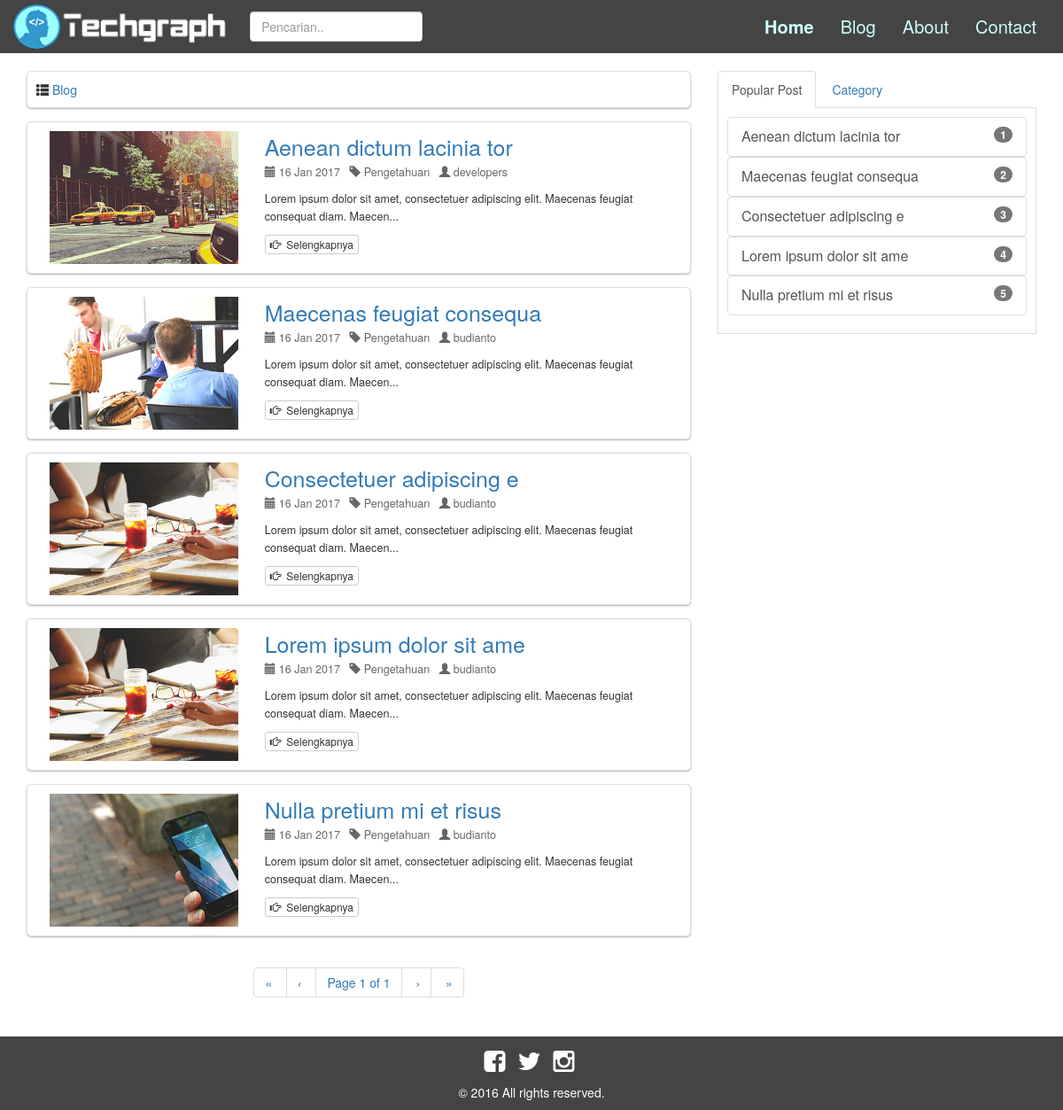
Screenshot of /blog.php with the database file from the repository.
### tables this page shows
CREATE TABLE `tb_artikel` (
  `id_artikel` int(10) NOT NULL,
  `judul` varchar(25) NOT NULL,
  `kategori` varchar(25) NOT NULL,
  `isi` text NOT NULL,
  `gambar` varchar(100) NOT NULL,
  `author` varchar(35) NOT NULL,
  `tgl` varchar(25) NOT NULL
);

### blog.php (the view, shortened to what this page needs)
<!DOCTYPE html>
<html>
<head>
	<link href="css/style.css" rel="stylesheet" type="text/css"/>
	<link href="css/bootstrap1.css" rel="stylesheet" type="text/css">
	<link href="font-awesome/css/font-awesome.min.css" rel="stylesheet" type="text/css">
</head>
<body>
<header>
	<?php include ('menu.php');?>
</header>
<div class="clear-content"></div>
<content>
<div class="container"><br>
		<div class="col-sm-8">
			<div id="line-box"><span class="glyphicon glyphicon-th-list"></span> <a href="blog">Blog</a></div>
	<?php
    	include 'pagination1.php';
    	$sql =  "SELECT * FROM tb_artikel ORDER BY id_artikel DESC";
    	$result = mysql_query($sql);
    	$rpp = 5;
    	$reload = "blog?";
    	$page = isset($_GET["page"]) ? (intval($_GET["page"])) : 1;
    	$tcount = mysql_num_rows($result);
    	$tpages = ($tcount) ? ceil($tcount/$rpp) : 1;
    	$count = 0;
    	$i = ($page-1)*$rpp;
	?>
	<?php
		while(($count<$rpp) && ($i<$tcount)) {
		$show = mysql_fetch_array($result);
	?>
    <div id="line-box">
		<div class="col-md-4">
			<div class="img_content"><center><img src="img/post/<?php echo $show['gambar'];?>" height="150"/></center></div>
		</div>
			<div class="col-md-8">
				<div id="title_content"><a href="view?title=<?php echo $show['judul'];?>"><div class="title-post"><?php echo $show['judul'];?></div></a></div>
					<font color="#666"><p><span class="glyphicon glyphicon-calendar"></span> <?php echo $show['tgl'];?> &nbsp; <span class="glyphicon glyphicon-tag"></span> <?php echo $show['kategori'];?> &nbsp; <span class="glyphicon glyphicon-user"></span>  <?php echo $show['author'];?></p></font>
					<p><?php echo substr($show['isi'],0,100);?>...</p>
					<a class="btn btn-default btn-xs" href="view?title=<?php echo $show['judul'];?>" role="button"><span class="glyphicon glyphicon-hand-right"></span>&nbsp; Selengkapnya</a>
				</div>
	</div>
	<?php $i++; $count++;}?>
	<center><div><?php echo paginate_one($reload, $page, $tpages); ?></div></center>
		</div>
		<div class="col-sm-4">
			<?php include "popular-post.php";?>
		</div>
</div>
<footer>
	<div class="footer">
		<div class="container">
			<div class="col-md-12">
				<ul class="list-inline social-footer">
  					<li><a href="http://facebook.com/budianto.24" target="_blank"><i class="fa fa-facebook-square fa-2x"></i></a></li>
  					<li><a href="http://twitter.com/budianto_24" target="_blank"><i class="fa fa-twitter fa-2x"></i></a></li>
 					<li><a href="http://instagram.com/budianto24" target="_blank"><i class="fa fa-instagram fa-2x"></i></a></li>
 				</ul>
  				<font color="#fff"><p> &copy; 2016 All rights reserved. </p></font>
  			</div>
		</div>
	</div>
</footer>
</body>
</html>

### popular-post.php (shortened to what this page needs)
<?php
	$popular_query="SELECT * FROM tb_artikel ORDER BY id_artikel DESC LIMIT 5";
	$popular_sql=mysql_query($popular_query);
	$popular=mysql_fetch_array($popular_sql);
	$no=0;
?>
<ul id="tabs" class="nav nav-tabs" data-tabs="tabs">
	<li class="active"><a href="#tab-1" data-toggle="tab">Popular Post</a></li>
	<li><a href="#tab-2" data-toggle="tab">Category</a></li>
</ul>
	<div id="my-tab-content" class="tab-content">
		<div class="tab-pane active" id="tab-1">
			<ul class="list-group">
				<?php do{ $no++?>
					<div class="title-box">
						<a class="list-group-item" href="view?title=<?php echo $popular['judul'];?>">
							<?php echo $popular['judul'];?><span class="badge"><?php echo $no?></span>
						</a>
					</div>
				<?php } while ($popular=mysql_fetch_assoc($popular_sql));?>
			</ul>
		</div>
	</div>

### css/style.css (style rules this page uses)
* { padding:0px auto; margin:0px auto; }
body { background-color: #fff; background-attachment:fixed; font-family: verdana; }
.clear-content { height: 60px; }
.footer { background:#444; margin-top:20px; padding-top:15px; text-align: center; }
.footer a { color: #fff; }
.img_content { width: 100%; height:150px; overflow: hidden; }
#line-box { padding:10px; border:1px solid #ddd; margin-bottom: 15px; background: #fff; border-radius: 5px; box-shadow: 0px 1px 2px rgba(0, 0, 0, 0.3); }
#line-box p { font-size:90%; line-height:20px; }
.title-post { font-size:25px; }
.title-box { font-size:16px; }

### rows the page displays
tb_artikel: gambar (picture), judul "Aenean dictum lacinia tor", tgl "16 Jan 2017", kategori "Pengetahuan", author "developers", isi "Lorem ipsum dolor sit amet, consectetuer adipiscing elit. Maecenas feugiat consequat diam. Maecen"
tb_artikel: gambar (picture), judul "Maecenas feugiat consequa", tgl "16 Jan 2017", kategori "Pengetahuan", author "budianto", isi "Lorem ipsum dolor sit amet, consectetuer adipiscing elit. Maecenas feugiat consequat diam. Maecen"
tb_artikel: gambar (picture), judul "Consectetuer adipiscing e", tgl "16 Jan 2017", kategori "Pengetahuan", author "budianto", isi "Lorem ipsum dolor sit amet, consectetuer adipiscing elit. Maecenas feugiat consequat diam. Maecen"
tb_artikel: gambar (picture), judul "Lorem ipsum dolor sit ame", tgl "16 Jan 2017", kategori "Pengetahuan", author "budianto", isi "Lorem ipsum dolor sit amet, consectetuer adipiscing elit. Maecenas feugiat consequat diam. Maecen"
tb_artikel: gambar (picture), judul "Nulla pretium mi et risus", tgl "16 Jan 2017", kategori "Pengetahuan", author "budianto", isi "Lorem ipsum dolor sit amet, consectetuer adipiscing elit. Maecenas feugiat consequat diam. Maecen"

### other values shown
$firstlabel "«"
$prevlabel "‹"
$page "1"
$tpages "1"
$nextlabel "›"
$lastlabel "»"
